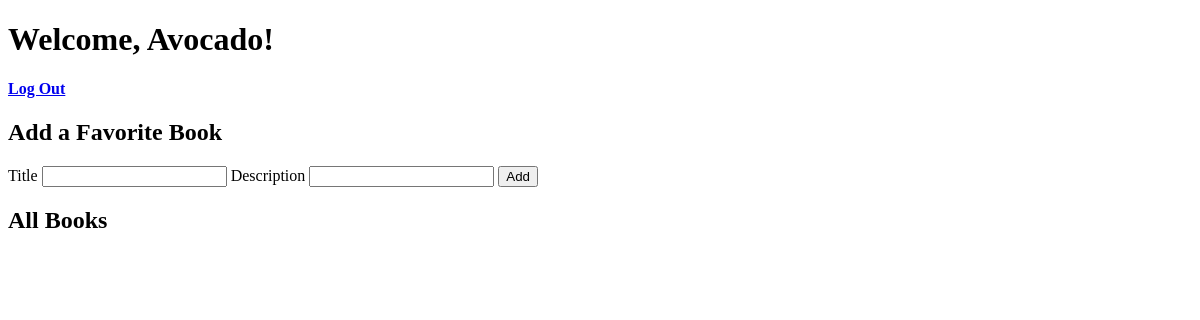
The app's page /books (signed in), older data.
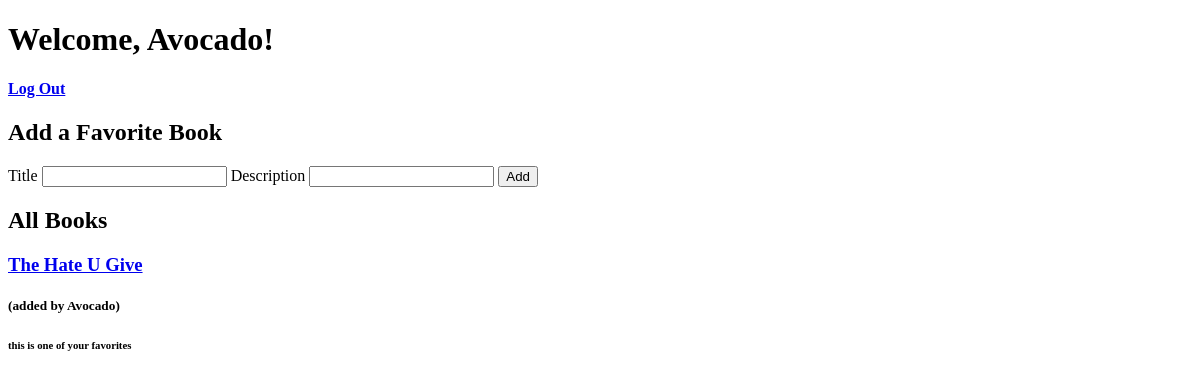
The same page, newer data.
### log_reg_app/models.py (models this page shows)
class User(models.Model):
    first_name = models.CharField(max_length=255)
    last_name = models.CharField(max_length=255)
    email = models.CharField(max_length=255)
    password = models.CharField(max_length=255)
    created_at = models.DateTimeField(auto_now_add=True)
    updated_at = models.DateTimeField(auto_now=True)
    objects = UserManager()

class Book(models.Model):
    title = models.CharField(max_length=255)
    desc = models.TextField()
    created_at = models.DateTimeField(auto_now_add=True)
    updated_at = models.DateTimeField(auto_now=True)
    added_by = models.ForeignKey(User, related_name='added_books', on_delete=models.CASCADE)
    favorites = models.ManyToManyField(User, related_name='fav_books')
    objects = BookManager()

### log_reg_app/views.py (the view)
# urls.py: 2. Add a URL to urlpatterns:  path('', views.home, name='home')
def home(request):
    active_user = User.objects.get(id=request.session['user_id'])
    context = {
        'user': active_user,
        'books': Book.objects.all()
    }
    return render(request, 'books_home.html', context)

### log_reg_app/templates/books_home.html (shortened to what this page needs)
<!DOCTYPE html>
<html lang="en">
<head>
</head>
<body>
    <div id='header'>
        <h1>Welcome, {{user.first_name}}!</h1>
        <h4><a href='/user/logout'>Log Out</a></h4>
    </div>
    <div id='add_book_form'>
        <h2>Add a Favorite Book</h2>
        <form action='/books/create' method='POST'>
            <label for='title'>Title</label>
            <input type='text' id='title' name='title'>
            <label for='desc'>Description</label>
            <input type='text' id='desc' name='desc'>
            <input type='submit' value='Add'>
        </form>
    </div>
    <div id='book_list'>
        <h2>All Books</h2>
        {% for book in books %}
            <h3><a href='/books/{{book.id}}'>{{book.title}}</a></h3>
            <h5>(added by {{book.added_by.first_name}})</h5>
            {% if user in book.favorites.all %}
                <h6>this is one of your favorites</h6>
            {% else %}
                <a href='/books/{{book.id}}/favorite'>Add to Favorites</a>
            {% endif %}
        {% endfor %}
    </div>
</body>
</html>

Row changes from the older to the newer data that the page shows:
added Book: title "The Hate U Give", added_by.first_name "Avocado", shows "this is one of your favorites"
